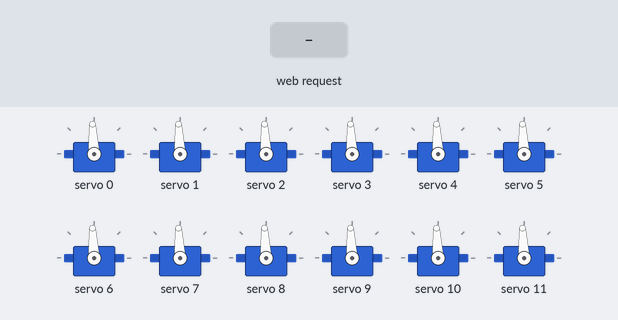
A sketch run on a simulated ESP32. Shown: 12 × servo. The test bench sets the inputs (shaded band). Random numbers use the default seed unless the sketch sets one; what the sketch prints to the serial monitor is not drawn.

Above: at 1.2 s.
1.3 s: HTTP request GET /start received
At 1.47 s:
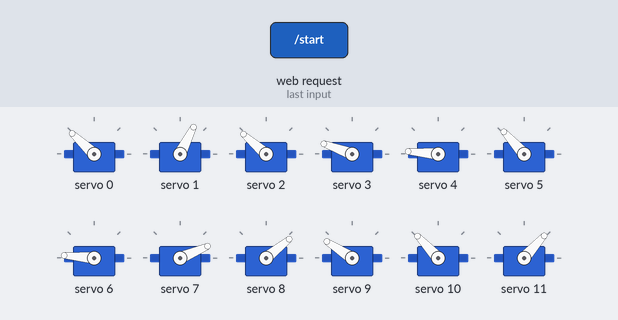
At 2.07 s:
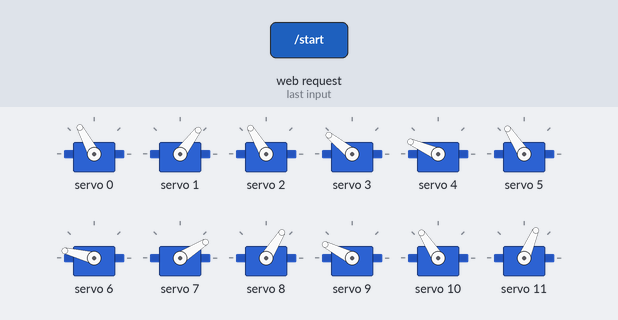
Timing chart, 0 to 21.1 s (numbered marks = the images above; inputs shaded):
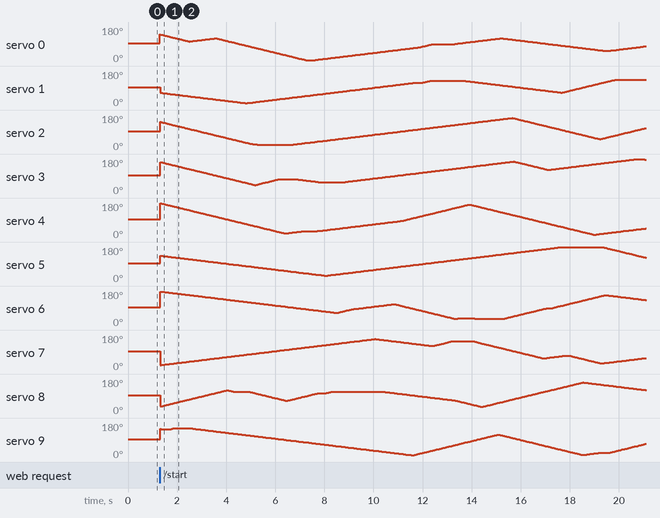

The sketch:

m6celiumMtor.ino
```cpp
// ESP32 + PCA9685 — Captive portal servo controller
#include <Wire.h>
#include <Adafruit_PWMServoDriver.h>
#include <WiFi.h>
#include <WebServer.h>
#include <DNSServer.h>

// ── WiFi AP config ───────────────────────────────────────
#define AP_SSID     "servoMotor"
#define AP_PASS     "servoMotor123"
// ─────────────────────────────────────────────────────────

#define PCA_ADDR    0x40
#define PWM_FREQ    50
#define NUM_MOTORS  16

#define SERVO_MIN_US  500
#define SERVO_MAX_US  2500
#define STEP_MIN    1
#define STEP_MAX    2
#define UPDATE_MS   30
#define HOLD_MIN_MS 300
#define HOLD_MAX_MS 2000

Adafruit_PWMServoDriver pwm(PCA_ADDR);
WebServer server(80);
DNSServer dns;

bool running = false;
bool enabled = true;

uint16_t usToPulse(uint16_t us) {
  float tickUs = 1000000.0f / (PWM_FREQ * 4096);
  return (uint16_t)(us / tickUs);
}

const uint16_t PMIN = usToPulse(SERVO_MIN_US);
const uint16_t PMAX = usToPulse(SERVO_MAX_US);

struct Motor {
  uint16_t pos;
  uint16_t target;
  uint8_t  step;
  uint32_t holdUntil;
};

Motor motors[NUM_MOTORS];
uint32_t lastUpdate = 0;

const char INDEX_HTML[] PROGMEM = R"rawliteral(
<!DOCTYPE html>
<html>
<head>
<meta charset="UTF-8">
<meta name="viewport" content="width=device-width, initial-scale=1">
<title>Servo Control</title>
<style>
  * { box-sizing: border-box; margin: 0; padding: 0; }
  body {
    font-family: -apple-system, BlinkMacSystemFont, 'Segoe UI', sans-serif;
    background: #0f0f0f;
    color: #e0e0e0;
    min-height: 100vh;
    display: flex;
    flex-direction: column;
    align-items: center;
    justify-content: center;
    gap: 32px;
    padding: 32px 16px;
  }
  h1 { font-size: 18px; font-weight: 500; letter-spacing: 0.05em; color: #888; text-transform: uppercase; }
  .grid {
    display: grid;
    grid-template-columns: repeat(4, 1fr);
    gap: 8px;
    width: 100%;
    max-width: 360px;
  }
  .bar {
    background: #1a1a1a;
    border: 1px solid #2a2a2a;
    border-radius: 8px;
    height: 64px;
    position: relative;
    overflow: hidden;
  }
  .bar-fill {
    position: absolute;
    bottom: 0; left: 0; right: 0;
    background: #3a8fff;
    height: 0%;
    transition: height 0.3s ease;
    border-radius: 0 0 7px 7px;
  }
  .bar-label {
    position: absolute;
    top: 6px; left: 0; right: 0;
    text-align: center;
    font-size: 10px;
    color: #555;
    z-index: 1;
  }
  .controls {
    display: flex;
    gap: 12px;
  }
  button {
    padding: 14px 36px;
    border: none;
    border-radius: 10px;
    font-size: 15px;
    font-weight: 500;
    cursor: pointer;
    transition: opacity 0.15s, transform 0.1s;
  }
  button:active { transform: scale(0.96); }
  #btn-start   { background: #2a2a2a; color: #aaa; }
  #btn-stop    { background: #2a2a2a; color: #aaa; }
  #btn-enable  { background: #2a2a2a; color: #aaa; }
  #btn-disable { background: #2a2a2a; color: #aaa; }
  #btn-start.active   { background: #3a8fff; color: #fff; }
  #btn-stop.active    { background: #ff4a4a; color: #fff; }
  #btn-enable.active  { background: #3a8fff; color: #fff; }
  #btn-disable.active { background: #ff4a4a; color: #fff; }
  #status { font-size: 12px; color: #444; }
</style>
</head>
<body>
<h1>Servo Control</h1>

<div class="grid" id="grid"></div>

<div class="controls">
  <button id="btn-start"  onclick="send('/start')">Start</button>
  <button id="btn-stop"   onclick="send('/stop')">Stop</button>
</div>
<div class="controls">
  <button id="btn-enable"  onclick="send('/enable')">Enable</button>
  <button id="btn-disable" onclick="send('/disable')">Disable</button>
</div>
<div id="status">idle</div>

<script>
  const grid = document.getElementById('grid');
  const bars = [];

  for (let i = 0; i < 16; i++) {
    const bar = document.createElement('div');
    bar.className = 'bar';
    bar.innerHTML = `<div class="bar-label">${i}</div><div class="bar-fill" id="f${i}"></div>`;
    grid.appendChild(bar);
    bars.push(document.getElementById('f' + i));
  }

  function send(path) {
    fetch(path).catch(() => {});
  }

  async function poll() {
    try {
      const r = await fetch('/state');
      const d = await r.json();
      document.getElementById('btn-start').classList.toggle('active', d.running);
      document.getElementById('btn-stop').classList.toggle('active', d.running);
      document.getElementById('btn-enable').classList.toggle('active', d.enabled);
      document.getElementById('btn-disable').classList.toggle('active', !d.enabled);
      document.getElementById('status').textContent = !d.enabled ? 'disabled' : d.running ? 'running' : 'idle';
      d.positions.forEach((p, i) => {
        bars[i].style.height = p + '%';
      });
    } catch(e) {}
    setTimeout(poll, 200);
  }
  poll();
</script>
</body>
</html>
)rawliteral";

// ── Helpers ──────────────────────────────────────────────
uint16_t randomTarget() { return random(PMIN, PMAX + 1); }
uint8_t  randomStep()   { return random(STEP_MIN, STEP_MAX + 1); }

void initMotors() {
  for (uint8_t i = 0; i < NUM_MOTORS; i++) {
    motors[i].pos       = random(PMIN, PMAX + 1);
    motors[i].target    = randomTarget();
    motors[i].step      = randomStep();
    motors[i].holdUntil = millis() + random(HOLD_MIN_MS, HOLD_MAX_MS);
    pwm.setPWM(i, 0, motors[i].pos);
  }
}

void stopMotors() {
  uint16_t mid = (PMIN + PMAX) / 2;
  for (uint8_t i = 0; i < NUM_MOTORS; i++) {
    motors[i].target = mid;
  }
}

// ── Route handlers ───────────────────────────────────────
void handleRoot() {
  server.send_P(200, "text/html", INDEX_HTML);
}

void handleStart() {
  if (!running && enabled) { running = true; initMotors(); }
  server.send(200, "text/plain", "ok");
}

void handleStop() {
  running = false;
  stopMotors();
  server.send(200, "text/plain", "ok");
}

void handleEnable() {
  enabled = true;
  for (uint8_t i = 0; i < NUM_MOTORS; i++) {
    pwm.setPWM(i, 0, motors[i].pos);
  }
  server.send(200, "text/plain", "ok");
}

void handleDisable() {
  enabled = false;
  running = false;
  for (uint8_t i = 0; i < NUM_MOTORS; i++) {
    pwm.setPWM(i, 0, 4096);
  }
  server.send(200, "text/plain", "ok");
}

void handleState() {
  String json = "{\"running\":";
  json += running ? "true" : "false";
  json += ",\"enabled\":";
  json += enabled ? "true" : "false";
  json += ",\"positions\":[";
  for (uint8_t i = 0; i < NUM_MOTORS; i++) {
    uint8_t pct = map(motors[i].pos, PMIN, PMAX, 0, 100);
    json += pct;
    if (i < NUM_MOTORS - 1) json += ",";
  }
  json += "]}";
  server.send(200, "application/json", json);
}

void handleNotFound() {
  server.sendHeader("Location", "http://192.168.4.1", true);
  server.send(302, "text/plain", "");
}

// ── Setup & loop ─────────────────────────────────────────
void setup() {
  Serial.begin(115200);
  randomSeed(analogRead(36));

  pwm.begin();
  pwm.setOscillatorFrequency(27000000);
  pwm.setPWMFreq(PWM_FREQ);
  delay(10);

  uint16_t mid = (PMIN + PMAX) / 2;
  for (uint8_t i = 0; i < NUM_MOTORS; i++) {
    motors[i].pos = motors[i].target = mid;
    pwm.setPWM(i, 0, mid);
  }

  WiFi.mode(WIFI_AP);
  WiFi.softAP(AP_SSID, AP_PASS);
  Serial.print("AP IP: ");
  Serial.println(WiFi.softAPIP());

  dns.start(53, "*", WiFi.softAPIP());

  server.on("/",        handleRoot);
  server.on("/start",   handleStart);
  server.on("/stop",    handleStop);
  server.on("/enable",  handleEnable);
  server.on("/disable", handleDisable);
  server.on("/state",   handleState);
  server.onNotFound(    handleNotFound);
  server.begin();

  Serial.println("Ready — join WiFi \"servoMotor\" / servoMotor123");
}

void loop() {
  dns.processNextRequest();
  server.handleClient();

  if (!running || !enabled) return;

  uint32_t now = millis();
  if (now - lastUpdate < UPDATE_MS) return;
  lastUpdate = now;

  for (uint8_t i = 0; i < NUM_MOTORS; i++) {
    Motor &m = motors[i];
    if (m.pos < m.target)      m.pos = min((uint16_t)(m.pos + m.step), m.target);
    else if (m.pos > m.target) m.pos = max((uint16_t)(m.pos - m.step), m.target);

    if (m.pos == m.target && now >= m.holdUntil) {
      m.target    = randomTarget();
      m.step      = randomStep();
      m.holdUntil = now + random(HOLD_MIN_MS, HOLD_MAX_MS);
    }
    pwm.setPWM(i, 0, m.pos);
  }
}
```
